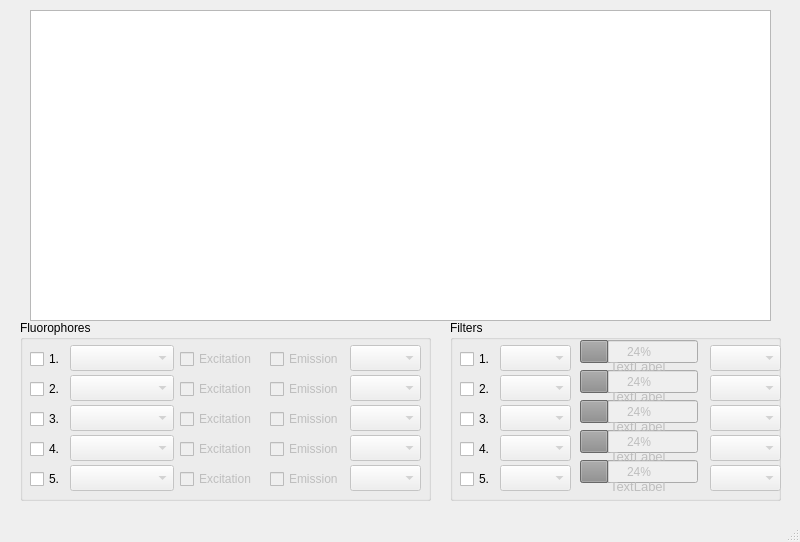
<?xml version="1.0" encoding="UTF-8"?>
<ui version="4.0">
 <class>MainWindow</class>
 <widget class="QMainWindow" name="MainWindow">
  <property name="geometry">
   <rect>
    <x>0</x>
    <y>0</y>
    <width>800</width>
    <height>542</height>
   </rect>
  </property>
  <property name="sizePolicy">
   <sizepolicy hsizetype="Fixed" vsizetype="Fixed">
    <horstretch>0</horstretch>
    <verstretch>0</verstretch>
   </sizepolicy>
  </property>
  <property name="windowTitle">
   <string>MainWindow</string>
  </property>
  <widget class="QWidget" name="centralwidget">
   <widget class="QGroupBox" name="groupBox">
    <property name="geometry">
     <rect>
      <x>20</x>
      <y>320</y>
      <width>411</width>
      <height>181</height>
     </rect>
    </property>
    <property name="title">
     <string>Fluorophores</string>
    </property>
    <widget class="QCheckBox" name="checkBox">
     <property name="geometry">
      <rect>
       <x>10</x>
       <y>30</y>
       <width>85</width>
       <height>18</height>
      </rect>
     </property>
     <property name="text">
      <string>1.</string>
     </property>
    </widget>
    <widget class="QCheckBox" name="checkBox_2">
     <property name="geometry">
      <rect>
       <x>10</x>
       <y>60</y>
       <width>85</width>
       <height>18</height>
      </rect>
     </property>
     <property name="text">
      <string>2.</string>
     </property>
    </widget>
    <widget class="QCheckBox" name="checkBox_3">
     <property name="geometry">
      <rect>
       <x>10</x>
       <y>90</y>
       <width>85</width>
       <height>18</height>
      </rect>
     </property>
     <property name="text">
      <string>3.</string>
     </property>
    </widget>
    <widget class="QCheckBox" name="checkBox_4">
     <property name="geometry">
      <rect>
       <x>10</x>
       <y>120</y>
       <width>85</width>
       <height>18</height>
      </rect>
     </property>
     <property name="text">
      <string>4.</string>
     </property>
    </widget>
    <widget class="QCheckBox" name="checkBox_5">
     <property name="geometry">
      <rect>
       <x>10</x>
       <y>150</y>
       <width>85</width>
       <height>18</height>
      </rect>
     </property>
     <property name="text">
      <string>5.</string>
     </property>
    </widget>
    <widget class="QComboBox" name="comboBox">
     <property name="enabled">
      <bool>false</bool>
     </property>
     <property name="geometry">
      <rect>
       <x>50</x>
       <y>25</y>
       <width>104</width>
       <height>26</height>
      </rect>
     </property>
    </widget>
    <widget class="QComboBox" name="comboBox_2">
     <property name="enabled">
      <bool>false</bool>
     </property>
     <property name="geometry">
      <rect>
       <x>50</x>
       <y>55</y>
       <width>104</width>
       <height>26</height>
      </rect>
     </property>
    </widget>
    <widget class="QComboBox" name="comboBox_3">
     <property name="enabled">
      <bool>false</bool>
     </property>
     <property name="geometry">
      <rect>
       <x>50</x>
       <y>115</y>
       <width>104</width>
       <height>26</height>
      </rect>
     </property>
    </widget>
    <widget class="QComboBox" name="comboBox_4">
     <property name="enabled">
      <bool>false</bool>
     </property>
     <property name="geometry">
      <rect>
       <x>50</x>
       <y>85</y>
       <width>104</width>
       <height>26</height>
      </rect>
     </property>
    </widget>
    <widget class="QComboBox" name="comboBox_5">
     <property name="enabled">
      <bool>false</bool>
     </property>
     <property name="geometry">
      <rect>
       <x>50</x>
       <y>145</y>
       <width>104</width>
       <height>26</height>
      </rect>
     </property>
    </widget>
    <widget class="QCheckBox" name="checkBox_6">
     <property name="enabled">
      <bool>false</bool>
     </property>
     <property name="geometry">
      <rect>
       <x>250</x>
       <y>30</y>
       <width>85</width>
       <height>18</height>
      </rect>
     </property>
     <property name="text">
      <string>Emission</string>
     </property>
    </widget>
    <widget class="QCheckBox" name="checkBox_7">
     <property name="enabled">
      <bool>false</bool>
     </property>
     <property name="geometry">
      <rect>
       <x>160</x>
       <y>30</y>
       <width>85</width>
       <height>18</height>
      </rect>
     </property>
     <property name="text">
      <string>Excitation</string>
     </property>
    </widget>
    <widget class="QCheckBox" name="checkBox_8">
     <property name="enabled">
      <bool>false</bool>
     </property>
     <property name="geometry">
      <rect>
       <x>250</x>
       <y>60</y>
       <width>85</width>
       <height>18</height>
      </rect>
     </property>
     <property name="text">
      <string>Emission</string>
     </property>
    </widget>
    <widget class="QCheckBox" name="checkBox_9">
     <property name="enabled">
      <bool>false</bool>
     </property>
     <property name="geometry">
      <rect>
       <x>160</x>
       <y>60</y>
       <width>85</width>
       <height>18</height>
      </rect>
     </property>
     <property name="text">
      <string>Excitation</string>
     </property>
    </widget>
    <widget class="QCheckBox" name="checkBox_10">
     <property name="enabled">
      <bool>false</bool>
     </property>
     <property name="geometry">
      <rect>
       <x>250</x>
       <y>90</y>
       <width>85</width>
       <height>18</height>
      </rect>
     </property>
     <property name="text">
      <string>Emission</string>
     </property>
    </widget>
    <widget class="QCheckBox" name="checkBox_11">
     <property name="enabled">
      <bool>false</bool>
     </property>
     <property name="geometry">
      <rect>
       <x>160</x>
       <y>90</y>
       <width>85</width>
       <height>18</height>
      </rect>
     </property>
     <property name="text">
      <string>Excitation</string>
     </property>
    </widget>
    <widget class="QCheckBox" name="checkBox_12">
     <property name="enabled">
      <bool>false</bool>
     </property>
     <property name="geometry">
      <rect>
       <x>160</x>
       <y>120</y>
       <width>85</width>
       <height>18</height>
      </rect>
     </property>
     <property name="text">
      <string>Excitation</string>
     </property>
    </widget>
    <widget class="QCheckBox" name="checkBox_13">
     <property name="enabled">
      <bool>false</bool>
     </property>
     <property name="geometry">
      <rect>
       <x>250</x>
       <y>120</y>
       <width>85</width>
       <height>18</height>
      </rect>
     </property>
     <property name="text">
      <string>Emission</string>
     </property>
    </widget>
    <widget class="QCheckBox" name="checkBox_14">
     <property name="enabled">
      <bool>false</bool>
     </property>
     <property name="geometry">
      <rect>
       <x>160</x>
       <y>150</y>
       <width>85</width>
       <height>18</height>
      </rect>
     </property>
     <property name="text">
      <string>Excitation</string>
     </property>
    </widget>
    <widget class="QCheckBox" name="checkBox_15">
     <property name="enabled">
      <bool>false</bool>
     </property>
     <property name="geometry">
      <rect>
       <x>250</x>
       <y>150</y>
       <width>85</width>
       <height>18</height>
      </rect>
     </property>
     <property name="text">
      <string>Emission</string>
     </property>
    </widget>
    <widget class="QComboBox" name="comboBox_6">
     <property name="enabled">
      <bool>false</bool>
     </property>
     <property name="geometry">
      <rect>
       <x>330</x>
       <y>25</y>
       <width>71</width>
       <height>26</height>
      </rect>
     </property>
    </widget>
    <widget class="QComboBox" name="comboBox_7">
     <property name="enabled">
      <bool>false</bool>
     </property>
     <property name="geometry">
      <rect>
       <x>330</x>
       <y>55</y>
       <width>71</width>
       <height>26</height>
      </rect>
     </property>
    </widget>
    <widget class="QComboBox" name="comboBox_8">
     <property name="enabled">
      <bool>false</bool>
     </property>
     <property name="geometry">
      <rect>
       <x>330</x>
       <y>85</y>
       <width>71</width>
       <height>26</height>
      </rect>
     </property>
    </widget>
    <widget class="QComboBox" name="comboBox_9">
     <property name="enabled">
      <bool>false</bool>
     </property>
     <property name="geometry">
      <rect>
       <x>330</x>
       <y>115</y>
       <width>71</width>
       <height>26</height>
      </rect>
     </property>
    </widget>
    <widget class="QComboBox" name="comboBox_10">
     <property name="enabled">
      <bool>false</bool>
     </property>
     <property name="geometry">
      <rect>
       <x>330</x>
       <y>145</y>
       <width>71</width>
       <height>26</height>
      </rect>
     </property>
    </widget>
   </widget>
   <widget class="QGroupBox" name="groupBox_2">
    <property name="geometry">
     <rect>
      <x>450</x>
      <y>320</y>
      <width>331</width>
      <height>181</height>
     </rect>
    </property>
    <property name="title">
     <string>Filters</string>
    </property>
    <widget class="QComboBox" name="comboBox_11">
     <property name="enabled">
      <bool>false</bool>
     </property>
     <property name="geometry">
      <rect>
       <x>50</x>
       <y>25</y>
       <width>71</width>
       <height>26</height>
      </rect>
     </property>
    </widget>
    <widget class="QCheckBox" name="checkBox_20">
     <property name="geometry">
      <rect>
       <x>10</x>
       <y>90</y>
       <width>85</width>
       <height>18</height>
      </rect>
     </property>
     <property name="text">
      <string>3.</string>
     </property>
    </widget>
    <widget class="QCheckBox" name="checkBox_17">
     <property name="geometry">
      <rect>
       <x>10</x>
       <y>60</y>
       <width>85</width>
       <height>18</height>
      </rect>
     </property>
     <property name="text">
      <string>2.</string>
     </property>
    </widget>
    <widget class="QCheckBox" name="checkBox_18">
     <property name="geometry">
      <rect>
       <x>10</x>
       <y>120</y>
       <width>85</width>
       <height>18</height>
      </rect>
     </property>
     <property name="text">
      <string>4.</string>
     </property>
    </widget>
    <widget class="QCheckBox" name="checkBox_19">
     <property name="geometry">
      <rect>
       <x>10</x>
       <y>30</y>
       <width>85</width>
       <height>18</height>
      </rect>
     </property>
     <property name="text">
      <string>1.</string>
     </property>
    </widget>
    <widget class="QCheckBox" name="checkBox_16">
     <property name="geometry">
      <rect>
       <x>10</x>
       <y>150</y>
       <width>85</width>
       <height>18</height>
      </rect>
     </property>
     <property name="text">
      <string>5.</string>
     </property>
    </widget>
    <widget class="QComboBox" name="comboBox_12">
     <property name="enabled">
      <bool>false</bool>
     </property>
     <property name="geometry">
      <rect>
       <x>50</x>
       <y>55</y>
       <width>71</width>
       <height>26</height>
      </rect>
     </property>
    </widget>
    <widget class="QComboBox" name="comboBox_13">
     <property name="enabled">
      <bool>false</bool>
     </property>
     <property name="geometry">
      <rect>
       <x>50</x>
       <y>85</y>
       <width>71</width>
       <height>26</height>
      </rect>
     </property>
    </widget>
    <widget class="QComboBox" name="comboBox_14">
     <property name="enabled">
      <bool>false</bool>
     </property>
     <property name="geometry">
      <rect>
       <x>50</x>
       <y>115</y>
       <width>71</width>
       <height>26</height>
      </rect>
     </property>
    </widget>
    <widget class="QComboBox" name="comboBox_15">
     <property name="enabled">
      <bool>false</bool>
     </property>
     <property name="geometry">
      <rect>
       <x>50</x>
       <y>145</y>
       <width>71</width>
       <height>26</height>
      </rect>
     </property>
    </widget>
    <widget class="QProgressBar" name="progressBar">
     <property name="enabled">
      <bool>false</bool>
     </property>
     <property name="geometry">
      <rect>
       <x>130</x>
       <y>20</y>
       <width>118</width>
       <height>23</height>
      </rect>
     </property>
     <property name="value">
      <number>24</number>
     </property>
    </widget>
    <widget class="QProgressBar" name="progressBar_2">
     <property name="enabled">
      <bool>false</bool>
     </property>
     <property name="geometry">
      <rect>
       <x>130</x>
       <y>50</y>
       <width>118</width>
       <height>23</height>
      </rect>
     </property>
     <property name="value">
      <number>24</number>
     </property>
    </widget>
    <widget class="QProgressBar" name="progressBar_3">
     <property name="enabled">
      <bool>false</bool>
     </property>
     <property name="geometry">
      <rect>
       <x>130</x>
       <y>80</y>
       <width>118</width>
       <height>23</height>
      </rect>
     </property>
     <property name="value">
      <number>24</number>
     </property>
    </widget>
    <widget class="QProgressBar" name="progressBar_4">
     <property name="enabled">
      <bool>false</bool>
     </property>
     <property name="geometry">
      <rect>
       <x>130</x>
       <y>110</y>
       <width>118</width>
       <height>23</height>
      </rect>
     </property>
     <property name="value">
      <number>24</number>
     </property>
    </widget>
    <widget class="QProgressBar" name="progressBar_5">
     <property name="enabled">
      <bool>false</bool>
     </property>
     <property name="geometry">
      <rect>
       <x>130</x>
       <y>140</y>
       <width>118</width>
       <height>23</height>
      </rect>
     </property>
     <property name="value">
      <number>24</number>
     </property>
    </widget>
    <widget class="QComboBox" name="comboBox_16">
     <property name="enabled">
      <bool>false</bool>
     </property>
     <property name="geometry">
      <rect>
       <x>260</x>
       <y>145</y>
       <width>71</width>
       <height>26</height>
      </rect>
     </property>
    </widget>
    <widget class="QComboBox" name="comboBox_17">
     <property name="enabled">
      <bool>false</bool>
     </property>
     <property name="geometry">
      <rect>
       <x>260</x>
       <y>85</y>
       <width>71</width>
       <height>26</height>
      </rect>
     </property>
    </widget>
    <widget class="QComboBox" name="comboBox_18">
     <property name="enabled">
      <bool>false</bool>
     </property>
     <property name="geometry">
      <rect>
       <x>260</x>
       <y>55</y>
       <width>71</width>
       <height>26</height>
      </rect>
     </property>
    </widget>
    <widget class="QComboBox" name="comboBox_19">
     <property name="enabled">
      <bool>false</bool>
     </property>
     <property name="geometry">
      <rect>
       <x>260</x>
       <y>25</y>
       <width>71</width>
       <height>26</height>
      </rect>
     </property>
    </widget>
    <widget class="QComboBox" name="comboBox_20">
     <property name="enabled">
      <bool>false</bool>
     </property>
     <property name="geometry">
      <rect>
       <x>260</x>
       <y>115</y>
       <width>71</width>
       <height>26</height>
      </rect>
     </property>
    </widget>
    <widget class="QLabel" name="label">
     <property name="enabled">
      <bool>false</bool>
     </property>
     <property name="geometry">
      <rect>
       <x>160</x>
       <y>40</y>
       <width>56</width>
       <height>13</height>
      </rect>
     </property>
     <property name="font">
      <font>
       <pointsize>10</pointsize>
      </font>
     </property>
     <property name="text">
      <string>TextLabel</string>
     </property>
    </widget>
    <widget class="QLabel" name="label_2">
     <property name="enabled">
      <bool>false</bool>
     </property>
     <property name="geometry">
      <rect>
       <x>160</x>
       <y>70</y>
       <width>56</width>
       <height>13</height>
      </rect>
     </property>
     <property name="font">
      <font>
       <pointsize>10</pointsize>
      </font>
     </property>
     <property name="text">
      <string>TextLabel</string>
     </property>
    </widget>
    <widget class="QLabel" name="label_3">
     <property name="enabled">
      <bool>false</bool>
     </property>
     <property name="geometry">
      <rect>
       <x>160</x>
       <y>100</y>
       <width>56</width>
       <height>13</height>
      </rect>
     </property>
     <property name="font">
      <font>
       <pointsize>10</pointsize>
      </font>
     </property>
     <property name="text">
      <string>TextLabel</string>
     </property>
    </widget>
    <widget class="QLabel" name="label_4">
     <property name="enabled">
      <bool>false</bool>
     </property>
     <property name="geometry">
      <rect>
       <x>160</x>
       <y>130</y>
       <width>56</width>
       <height>13</height>
      </rect>
     </property>
     <property name="font">
      <font>
       <pointsize>10</pointsize>
      </font>
     </property>
     <property name="text">
      <string>TextLabel</string>
     </property>
    </widget>
    <widget class="QLabel" name="label_5">
     <property name="enabled">
      <bool>false</bool>
     </property>
     <property name="geometry">
      <rect>
       <x>160</x>
       <y>160</y>
       <width>56</width>
       <height>13</height>
      </rect>
     </property>
     <property name="font">
      <font>
       <pointsize>10</pointsize>
      </font>
     </property>
     <property name="text">
      <string>TextLabel</string>
     </property>
    </widget>
   </widget>
   <widget class="PlotWidget" name="graphicsView">
    <property name="geometry">
     <rect>
      <x>30</x>
      <y>10</y>
      <width>741</width>
      <height>311</height>
     </rect>
    </property>
   </widget>
  </widget>
  <widget class="QMenuBar" name="menubar">
   <property name="geometry">
    <rect>
     <x>0</x>
     <y>0</y>
     <width>800</width>
     <height>22</height>
    </rect>
   </property>
  </widget>
  <widget class="QStatusBar" name="statusbar"/>
 </widget>
 <customwidgets>
  <customwidget>
   <class>PlotWidget</class>
   <extends>QGraphicsView</extends>
   <header>pyqtgraph</header>
  </customwidget>
 </customwidgets>
 <resources/>
 <connections>
  <connection>
   <sender>checkBox</sender>
   <signal>clicked(bool)</signal>
   <receiver>comboBox</receiver>
   <slot>setEnabled(bool)</slot>
   <hints>
    <hint type="sourcelabel">
     <x>42</x>
     <y>376</y>
    </hint>
    <hint type="destinationlabel">
     <x>143</x>
     <y>384</y>
    </hint>
   </hints>
  </connection>
  <connection>
   <sender>checkBox</sender>
   <signal>clicked(bool)</signal>
   <receiver>checkBox_6</receiver>
   <slot>setEnabled(bool)</slot>
   <hints>
    <hint type="sourcelabel">
     <x>33</x>
     <y>381</y>
    </hint>
    <hint type="destinationlabel">
     <x>231</x>
     <y>379</y>
    </hint>
   </hints>
  </connection>
  <connection>
   <sender>checkBox</sender>
   <signal>clicked(bool)</signal>
   <receiver>checkBox_7</receiver>
   <slot>setEnabled(bool)</slot>
   <hints>
    <hint type="sourcelabel">
     <x>33</x>
     <y>386</y>
    </hint>
    <hint type="destinationlabel">
     <x>308</x>
     <y>388</y>
    </hint>
   </hints>
  </connection>
  <connection>
   <sender>checkBox</sender>
   <signal>clicked(bool)</signal>
   <receiver>comboBox_6</receiver>
   <slot>setEnabled(bool)</slot>
   <hints>
    <hint type="sourcelabel">
     <x>35</x>
     <y>379</y>
    </hint>
    <hint type="destinationlabel">
     <x>393</x>
     <y>384</y>
    </hint>
   </hints>
  </connection>
  <connection>
   <sender>checkBox_2</sender>
   <signal>clicked(bool)</signal>
   <receiver>comboBox_2</receiver>
   <slot>setEnabled(bool)</slot>
   <hints>
    <hint type="sourcelabel">
     <x>42</x>
     <y>414</y>
    </hint>
    <hint type="destinationlabel">
     <x>158</x>
     <y>411</y>
    </hint>
   </hints>
  </connection>
  <connection>
   <sender>checkBox_2</sender>
   <signal>clicked(bool)</signal>
   <receiver>checkBox_9</receiver>
   <slot>setEnabled(bool)</slot>
   <hints>
    <hint type="sourcelabel">
     <x>35</x>
     <y>412</y>
    </hint>
    <hint type="destinationlabel">
     <x>260</x>
     <y>407</y>
    </hint>
   </hints>
  </connection>
  <connection>
   <sender>checkBox_2</sender>
   <signal>clicked(bool)</signal>
   <receiver>checkBox_8</receiver>
   <slot>setEnabled(bool)</slot>
   <hints>
    <hint type="sourcelabel">
     <x>39</x>
     <y>417</y>
    </hint>
    <hint type="destinationlabel">
     <x>303</x>
     <y>415</y>
    </hint>
   </hints>
  </connection>
  <connection>
   <sender>checkBox_2</sender>
   <signal>clicked(bool)</signal>
   <receiver>comboBox_7</receiver>
   <slot>setEnabled(bool)</slot>
   <hints>
    <hint type="sourcelabel">
     <x>38</x>
     <y>411</y>
    </hint>
    <hint type="destinationlabel">
     <x>363</x>
     <y>409</y>
    </hint>
   </hints>
  </connection>
  <connection>
   <sender>checkBox_3</sender>
   <signal>clicked(bool)</signal>
   <receiver>comboBox_4</receiver>
   <slot>setEnabled(bool)</slot>
   <hints>
    <hint type="sourcelabel">
     <x>43</x>
     <y>442</y>
    </hint>
    <hint type="destinationlabel">
     <x>127</x>
     <y>441</y>
    </hint>
   </hints>
  </connection>
  <connection>
   <sender>checkBox_3</sender>
   <signal>clicked(bool)</signal>
   <receiver>checkBox_11</receiver>
   <slot>setEnabled(bool)</slot>
   <hints>
    <hint type="sourcelabel">
     <x>32</x>
     <y>432</y>
    </hint>
    <hint type="destinationlabel">
     <x>247</x>
     <y>432</y>
    </hint>
   </hints>
  </connection>
  <connection>
   <sender>checkBox_3</sender>
   <signal>clicked(bool)</signal>
   <receiver>checkBox_10</receiver>
   <slot>setEnabled(bool)</slot>
   <hints>
    <hint type="sourcelabel">
     <x>34</x>
     <y>441</y>
    </hint>
    <hint type="destinationlabel">
     <x>302</x>
     <y>440</y>
    </hint>
   </hints>
  </connection>
  <connection>
   <sender>checkBox_3</sender>
   <signal>clicked(bool)</signal>
   <receiver>comboBox_8</receiver>
   <slot>setEnabled(bool)</slot>
   <hints>
    <hint type="sourcelabel">
     <x>32</x>
     <y>446</y>
    </hint>
    <hint type="destinationlabel">
     <x>378</x>
     <y>429</y>
    </hint>
   </hints>
  </connection>
  <connection>
   <sender>checkBox_4</sender>
   <signal>clicked(bool)</signal>
   <receiver>comboBox_3</receiver>
   <slot>setEnabled(bool)</slot>
   <hints>
    <hint type="sourcelabel">
     <x>44</x>
     <y>471</y>
    </hint>
    <hint type="destinationlabel">
     <x>142</x>
     <y>472</y>
    </hint>
   </hints>
  </connection>
  <connection>
   <sender>checkBox_4</sender>
   <signal>clicked(bool)</signal>
   <receiver>checkBox_12</receiver>
   <slot>setEnabled(bool)</slot>
   <hints>
    <hint type="sourcelabel">
     <x>44</x>
     <y>464</y>
    </hint>
    <hint type="destinationlabel">
     <x>224</x>
     <y>473</y>
    </hint>
   </hints>
  </connection>
  <connection>
   <sender>checkBox_4</sender>
   <signal>clicked(bool)</signal>
   <receiver>checkBox_13</receiver>
   <slot>setEnabled(bool)</slot>
   <hints>
    <hint type="sourcelabel">
     <x>58</x>
     <y>462</y>
    </hint>
    <hint type="destinationlabel">
     <x>298</x>
     <y>466</y>
    </hint>
   </hints>
  </connection>
  <connection>
   <sender>checkBox_4</sender>
   <signal>clicked(bool)</signal>
   <receiver>comboBox_9</receiver>
   <slot>setEnabled(bool)</slot>
   <hints>
    <hint type="sourcelabel">
     <x>43</x>
     <y>468</y>
    </hint>
    <hint type="destinationlabel">
     <x>364</x>
     <y>464</y>
    </hint>
   </hints>
  </connection>
  <connection>
   <sender>checkBox_5</sender>
   <signal>clicked(bool)</signal>
   <receiver>comboBox_5</receiver>
   <slot>setEnabled(bool)</slot>
   <hints>
    <hint type="sourcelabel">
     <x>53</x>
     <y>500</y>
    </hint>
    <hint type="destinationlabel">
     <x>130</x>
     <y>497</y>
    </hint>
   </hints>
  </connection>
  <connection>
   <sender>checkBox_5</sender>
   <signal>clicked(bool)</signal>
   <receiver>checkBox_14</receiver>
   <slot>setEnabled(bool)</slot>
   <hints>
    <hint type="sourcelabel">
     <x>44</x>
     <y>504</y>
    </hint>
    <hint type="destinationlabel">
     <x>243</x>
     <y>496</y>
    </hint>
   </hints>
  </connection>
  <connection>
   <sender>checkBox_5</sender>
   <signal>clicked(bool)</signal>
   <receiver>checkBox_15</receiver>
   <slot>setEnabled(bool)</slot>
   <hints>
    <hint type="sourcelabel">
     <x>48</x>
     <y>506</y>
    </hint>
    <hint type="destinationlabel">
     <x>314</x>
     <y>499</y>
    </hint>
   </hints>
  </connection>
  <connection>
   <sender>checkBox_5</sender>
   <signal>clicked(bool)</signal>
   <receiver>comboBox_10</receiver>
   <slot>setEnabled(bool)</slot>
   <hints>
    <hint type="sourcelabel">
     <x>46</x>
     <y>507</y>
    </hint>
    <hint type="destinationlabel">
     <x>362</x>
     <y>499</y>
    </hint>
   </hints>
  </connection>
  <connection>
   <sender>checkBox_19</sender>
   <signal>clicked(bool)</signal>
   <receiver>comboBox_11</receiver>
   <slot>setEnabled(bool)</slot>
   <hints>
    <hint type="sourcelabel">
     <x>480</x>
     <y>381</y>
    </hint>
    <hint type="destinationlabel">
     <x>566</x>
     <y>378</y>
    </hint>
   </hints>
  </connection>
  <connection>
   <sender>checkBox_19</sender>
   <signal>clicked(bool)</signal>
   <receiver>progressBar</receiver>
   <slot>setEnabled(bool)</slot>
   <hints>
    <hint type="sourcelabel">
     <x>467</x>
     <y>386</y>
    </hint>
    <hint type="destinationlabel">
     <x>682</x>
     <y>373</y>
    </hint>
   </hints>
  </connection>
  <connection>
   <sender>checkBox_19</sender>
   <signal>clicked(bool)</signal>
   <receiver>label</receiver>
   <slot>setEnabled(bool)</slot>
   <hints>
    <hint type="sourcelabel">
     <x>464</x>
     <y>379</y>
    </hint>
    <hint type="destinationlabel">
     <x>636</x>
     <y>390</y>
    </hint>
   </hints>
  </connection>
  <connection>
   <sender>checkBox_19</sender>
   <signal>clicked(bool)</signal>
   <receiver>comboBox_19</receiver>
   <slot>setEnabled(bool)</slot>
   <hints>
    <hint type="sourcelabel">
     <x>476</x>
     <y>388</y>
    </hint>
    <hint type="destinationlabel">
     <x>740</x>
     <y>376</y>
    </hint>
   </hints>
  </connection>
  <connection>
   <sender>checkBox_17</sender>
   <signal>clicked(bool)</signal>
   <receiver>comboBox_18</receiver>
   <slot>setEnabled(bool)</slot>
   <hints>
    <hint type="sourcelabel">
     <x>478</x>
     <y>407</y>
    </hint>
    <hint type="destinationlabel">
     <x>760</x>
     <y>407</y>
    </hint>
   </hints>
  </connection>
  <connection>
   <sender>checkBox_17</sender>
   <signal>clicked(bool)</signal>
   <receiver>progressBar_2</receiver>
   <slot>setEnabled(bool)</slot>
   <hints>
    <hint type="sourcelabel">
     <x>467</x>
     <y>417</y>
    </hint>
    <hint type="destinationlabel">
     <x>607</x>
     <y>407</y>
    </hint>
   </hints>
  </connection>
  <connection>
   <sender>checkBox_17</sender>
   <signal>clicked(bool)</signal>
   <receiver>label_2</receiver>
   <slot>setEnabled(bool)</slot>
   <hints>
    <hint type="sourcelabel">
     <x>467</x>
     <y>402</y>
    </hint>
    <hint type="destinationlabel">
     <x>629</x>
     <y>412</y>
    </hint>
   </hints>
  </connection>
  <connection>
   <sender>checkBox_17</sender>
   <signal>clicked(bool)</signal>
   <receiver>comboBox_12</receiver>
   <slot>setEnabled(bool)</slot>
   <hints>
    <hint type="sourcelabel">
     <x>474</x>
     <y>417</y>
    </hint>
    <hint type="destinationlabel">
     <x>555</x>
     <y>413</y>
    </hint>
   </hints>
  </connection>
  <connection>
   <sender>checkBox_20</sender>
   <signal>clicked(bool)</signal>
   <receiver>comboBox_17</receiver>
   <slot>setEnabled(bool)</slot>
   <hints>
    <hint type="sourcelabel">
     <x>478</x>
     <y>439</y>
    </hint>
    <hint type="destinationlabel">
     <x>727</x>
     <y>440</y>
    </hint>
   </hints>
  </connection>
  <connection>
   <sender>checkBox_20</sender>
   <signal>clicked(bool)</signal>
   <receiver>progressBar_3</receiver>
   <slot>setEnabled(bool)</slot>
   <hints>
    <hint type="sourcelabel">
     <x>463</x>
     <y>439</y>
    </hint>
    <hint type="destinationlabel">
     <x>616</x>
     <y>433</y>
    </hint>
   </hints>
  </connection>
  <connection>
   <sender>checkBox_20</sender>
   <signal>clicked(bool)</signal>
   <receiver>label_3</receiver>
   <slot>setEnabled(bool)</slot>
   <hints>
    <hint type="sourcelabel">
     <x>463</x>
     <y>444</y>
    </hint>
    <hint type="destinationlabel">
     <x>619</x>
     <y>447</y>
    </hint>
   </hints>
  </connection>
  <connection>
   <sender>checkBox_20</sender>
   <signal>clicked(bool)</signal>
   <receiver>comboBox_13</receiver>
   <slot>setEnabled(bool)</slot>
   <hints>
    <hint type="sourcelabel">
     <x>463</x>
     <y>437</y>
    </hint>
    <hint type="destinationlabel">
     <x>559</x>
     <y>443</y>
    </hint>
   </hints>
  </connection>
  <connection>
   <sender>checkBox_18</sender>
   <signal>clicked(bool)</signal>
   <receiver>comboBox_20</receiver>
   <slot>setEnabled(bool)</slot>
   <hints>
    <hint type="sourcelabel">
     <x>475</x>
     <y>469</y>
    </hint>
    <hint type="destinationlabel">
     <x>752</x>
     <y>468</y>
    </hint>
   </hints>
  </connection>
  <connection>
   <sender>checkBox_18</sender>
   <signal>clicked(bool)</signal>
   <receiver>progressBar_4</receiver>
   <slot>setEnabled(bool)</slot>
   <hints>
    <hint type="sourcelabel">
     <x>466</x>
     <y>474</y>
    </hint>
    <hint type="destinationlabel">
     <x>608</x>
     <y>462</y>
    </hint>
   </hints>
  </connection>
  <connection>
   <sender>checkBox_18</sender>
   <signal>clicked(bool)</signal>
   <receiver>label_4</receiver>
   <slot>setEnabled(bool)</slot>
   <hints>
    <hint type="sourcelabel">
     <x>463</x>
     <y>468</y>
    </hint>
    <hint type="destinationlabel">
     <x>616</x>
     <y>475</y>
    </hint>
   </hints>
  </connection>
  <connection>
   <sender>checkBox_18</sender>
   <signal>clicked(bool)</signal>
   <receiver>comboBox_14</receiver>
   <slot>setEnabled(bool)</slot>
   <hints>
    <hint type="sourcelabel">
     <x>465</x>
     <y>475</y>
    </hint>
    <hint type="destinationlabel">
     <x>568</x>
     <y>475</y>
    </hint>
   </hints>
  </connection>
  <connection>
   <sender>checkBox_16</sender>
   <signal>clicked(bool)</signal>
   <receiver>comboBox_16</receiver>
   <slot>setEnabled(bool)</slot>
   <hints>
    <hint type="sourcelabel">
     <x>472</x>
     <y>499</y>
    </hint>
    <hint type="destinationlabel">
     <x>729</x>
     <y>501</y>
    </hint>
   </hints>
  </connection>
  <connection>
   <sender>checkBox_16</sender>
   <signal>clicked(bool)</signal>
   <receiver>progressBar_5</receiver>
   <slot>setEnabled(bool)</slot>
   <hints>
    <hint type="sourcelabel">
     <x>461</x>
     <y>492</y>
    </hint>
    <hint type="destinationlabel">
     <x>601</x>
     <y>492</y>
    </hint>
   </hints>
  </connection>
  <connection>
   <sender>checkBox_16</sender>
   <signal>clicked(bool)</signal>
   <receiver>label_5</receiver>
   <slot>setEnabled(bool)</slot>
   <hints>
    <hint type="sourcelabel">
     <x>463</x>
     <y>492</y>
    </hint>
    <hint type="destinationlabel">
     <x>647</x>
     <y>503</y>
    </hint>
   </hints>
  </connection>
  <connection>
   <sender>checkBox_16</sender>
   <signal>clicked(bool)</signal>
   <receiver>comboBox_15</receiver>
   <slot>setEnabled(bool)</slot>
   <hints>
    <hint type="sourcelabel">
     <x>463</x>
     <y>501</y>
    </hint>
    <hint type="destinationlabel">
     <x>545</x>
     <y>510</y>
    </hint>
   </hints>
  </connection>
 </connections>
</ui>
